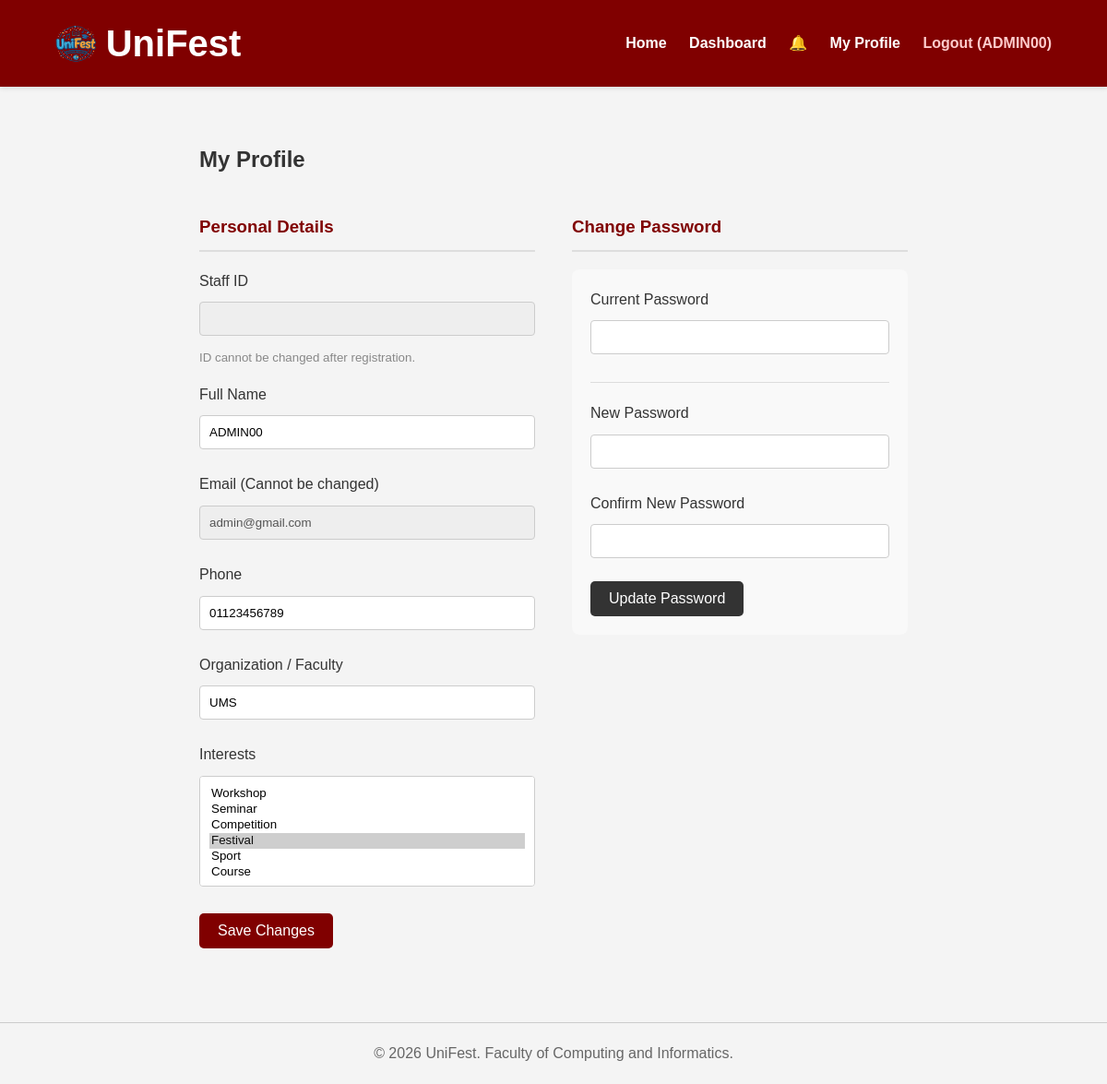
The app's page /profile.php (signed in) with its own data.
### tables this page shows
CREATE TABLE `users` (
  `id` int(11) NOT NULL,
  `category` enum('Staff','Student','Public','Admin') NOT NULL,
  `name` varchar(100) NOT NULL,
  `email` varchar(100) NOT NULL,
  `phone` varchar(20) NOT NULL,
  `organization` varchar(100) NOT NULL,
  `interested_categories` text NOT NULL,
  `password` varchar(255) NOT NULL,
  `role` enum('admin','staff','student','public') NOT NULL DEFAULT 'public',
  `created_at` timestamp NOT NULL DEFAULT current_timestamp(),
  `status` enum('active','suspended') DEFAULT 'active'
);

### profile.php (the view, shortened to what this page needs)
<?php
require 'config/db.php';
require 'includes/header.php';
$user_id = $_SESSION['user_id'];
$stmt = $pdo->prepare("SELECT * FROM users WHERE id = ?");
$stmt->execute([$user_id]);
$user = $stmt->fetch();
$user_interests = explode(',', $user['interested_categories']);
?>
<div class="container" style="max-width: 800px;">
    <h2>My Profile</h2>
    <div style="display: flex; gap: 40px; flex-wrap: wrap;">
        <div style="flex: 1; min-width: 300px;">
            <h3 style="color: var(--primary-color); border-bottom: 2px solid #ddd; padding-bottom: 10px;">Personal Details</h3>
            <form method="POST">
                <?php if ($user['role'] !== 'public'): ?>
                <div class="form-group">
                    <label><?= ($user['role'] === 'student') ? 'Student ID' : 'Staff ID' ?></label>
                    <input type="text" value="<?= htmlspecialchars($user['matrix_id']) ?>" disabled style="background: #eee; cursor: not-allowed;">
                    <small style="color: #888;">ID cannot be changed after registration.</small>
                </div>
                <?php endif; ?>
                <div class="form-group">
                    <label>Full Name</label>
                    <input type="text" name="name" value="<?= htmlspecialchars($user['name']) ?>" required>
                </div>
                <div class="form-group">
                    <label>Email (Cannot be changed)</label>
                    <input type="email" value="<?= htmlspecialchars($user['email']) ?>" disabled style="background: #eee;">
                </div>
                <div class="form-group">
                    <label>Phone</label>
                    <input type="text" name="phone" value="<?= htmlspecialchars($user['phone']) ?>" required>
                </div>
                <div class="form-group">
                    <label>Organization / Faculty</label>
                    <input type="text" name="organization" value="<?= htmlspecialchars($user['organization']) ?>" required>
                </div>
                <div class="form-group">
                    <label>Interests</label>
                    <select name="interests[]" multiple style="height: 120px;">
                        <?php
                        $cats = ['Workshop', 'Seminar', 'Competition', 'Festival', 'Sport', 'Course'];
                        foreach ($cats as $cat) {
                            $selected = in_array($cat, $user_interests) ? 'selected' : '';
                            echo "<option value='$cat' $selected>$cat</option>";
                        }
                        ?>
                    </select>
                </div>
                <button type="submit" name="update_details" class="btn">Save Changes</button>
            </form>
        </div>
        <div style="flex: 1; min-width: 300px;">
            <h3 style="color: var(--primary-color); border-bottom: 2px solid #ddd; padding-bottom: 10px;">Change Password</h3>
            <form method="POST" style="background: #f9f9f9; padding: 20px; border-radius: 8px;">
                <div class="form-group">
                    <label>Current Password</label>
                    <input type="password" name="current_password" required>
                </div>
                <hr style="margin: 20px 0; border: 0; border-top: 1px solid #ddd;">
                <div class="form-group">
                    <label>New Password</label>
                    <input type="password" name="new_password" required>
                </div>
                <div class="form-group">
                    <label>Confirm New Password</label>
                    <input type="password" name="confirm_password" required>
                </div>
                <button type="submit" name="change_password" class="btn" style="background: #333;">Update Password</button>
            </form>
        </div>
    </div>
</div>
<?php require 'includes/footer.php'; ?>

### assets/style.css (style rules this page uses)
:root { --primary-color: #800000; --secondary-color: #333; --bg-color: #f4f4f4; --text-color: #333; }
body { font-family: Arial, sans-serif; background-color: var(--bg-color); margin: 0; padding: 0; color: var(--text-color); line-height: 1.6; }
.container { width: 80%; margin: auto; padding: 20px 0; }
.btn { display: inline-block; background-color: var(--primary-color); color: white; padding: 10px 20px; text-decoration: none; border-radius: 5px; border: none; cursor: pointer; font-size: 1rem; }
input[type="text"], input[type="email"], input[type="password"], input[type="number"], input[type="date"], input[type="time"], select, textarea { width: 100%; padding: 10px; margin: 10px 0; border: 1px solid #ccc; border-radius: 4px; box-sizing: border-box; }
.form-group { margin-bottom: 15px; }

### records on screen
users: name "ADMIN00", email "admin@gmail.com", phone "01123456789", organization "UMS"

### other values on screen
$_SESSION['user_name'] "ADMIN00"
form field value "Workshop / Seminar / Competition / Festival ☑ / Sport / Course"
